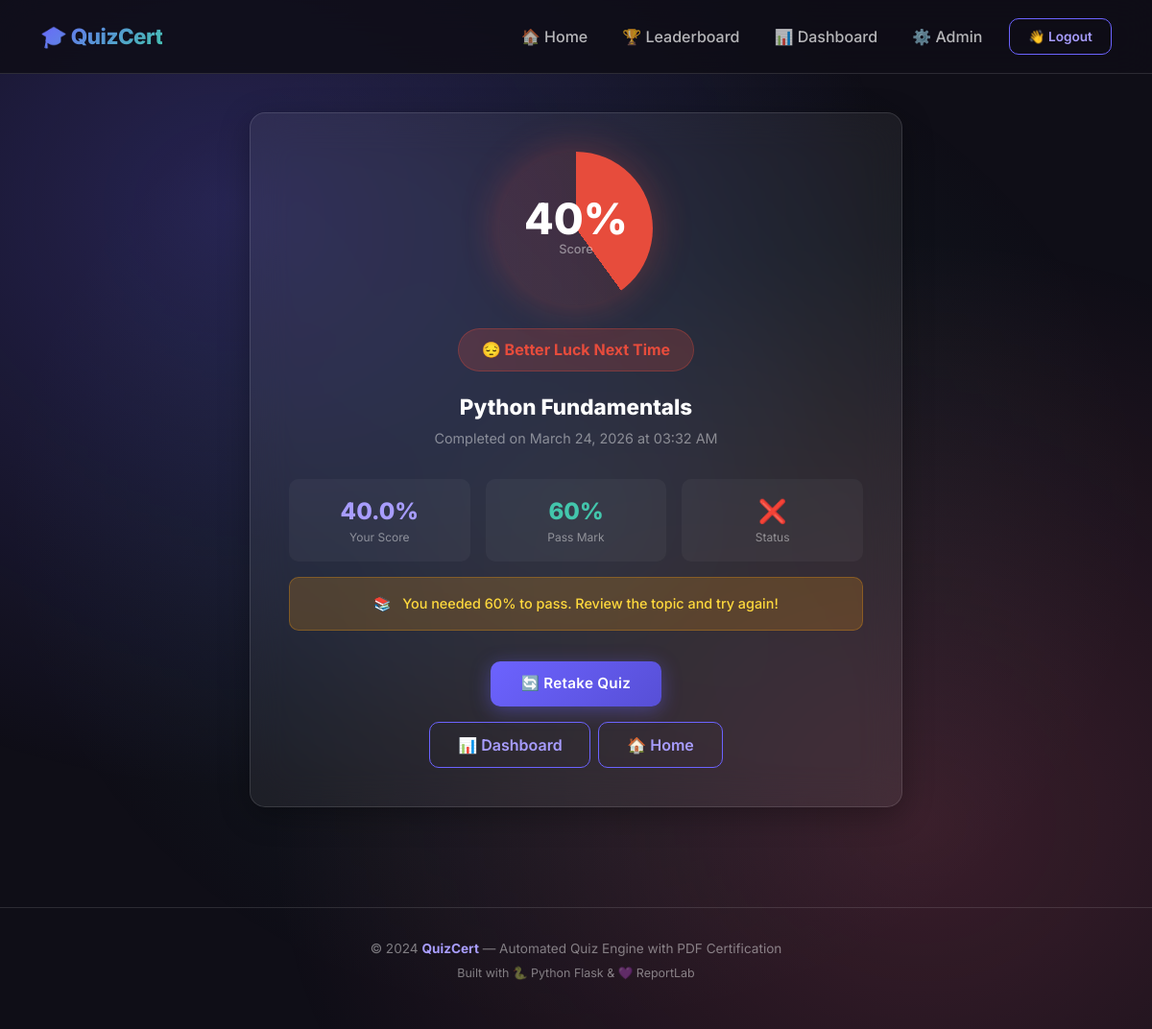
Page /result/1 (signed in) on the committed database.
### app.py (models this page shows)
class Result(db.Model):
    __tablename__ = 'results'
    id             = db.Column(db.Integer, primary_key=True)
    user_id        = db.Column(db.Integer, db.ForeignKey('users.id'), nullable=False)
    quiz_id        = db.Column(db.Integer, db.ForeignKey('quizzes.id'), nullable=False)
    score          = db.Column(db.Float, nullable=False)      # percentage
    passed         = db.Column(db.Boolean, default=False)
    certificate_id = db.Column(db.String(36), unique=True, nullable=True)
    taken_at       = db.Column(db.DateTime, default=datetime.datetime.utcnow)

class Quiz(db.Model):
    __tablename__ = 'quizzes'
    id            = db.Column(db.Integer, primary_key=True)
    title         = db.Column(db.String(200), nullable=False)
    description   = db.Column(db.Text, default='')
    passing_score = db.Column(db.Integer, default=60)   # percentage
    time_limit    = db.Column(db.Integer, default=600)  # seconds (0 = no limit)
    created_at    = db.Column(db.DateTime, default=datetime.datetime.utcnow)
    questions = db.relationship('Question', backref='quiz', lazy=True,
                                cascade='all, delete-orphan')
    results   = db.relationship('Result',   backref='quiz', lazy=True,
                                cascade='all, delete-orphan')

### app.py (the view)
@app.route('/result/<int:result_id>')
@login_required
def result(result_id):
    r    = db.get_or_404(Result, result_id)
    user = current_user()
    if r.user_id != user.id and not user.is_admin:
        abort(403)
    return render_template('result.html', result=r,
                           quiz=r.quiz, user=r.user)

### app.py (called while the page is built)
def login_required(f):
    from functools import wraps
    @wraps(f)
    def decorated(*args, **kwargs):
        if 'user_id' not in session:
            flash('Please log in to continue.', 'warning')
            return redirect(url_for('login'))
        return f(*args, **kwargs)
    return decorated

def current_user():
    if 'user_id' in session:
        return db.session.get(User, session['user_id'])
    return None

@app.context_processor
def inject_user():
    return dict(current_user=current_user())

### templates/result.html (shortened to what this page needs)
{% extends 'base.html' %}
{% block content %}
<div class="container p-page" style="max-width:680px;">
    <div class="glass-card" style="padding:2.5rem; text-align:center;">
        <div class="result-circle {% if result.passed %}pass{% else %}fail{% endif %}" id="resultCircle"
            data-score="{{ result.score }}" style="margin-bottom:1.5rem;">
            <div class="result-score">{{ result.score|int }}%</div>
            <div class="result-label">Score</div>
        </div>
        <div class="result-badge {% if result.passed %}pass{% else %}fail{% endif %}">
            {% if result.passed %}
            🎉 Congratulations! You Passed!
            {% else %}
            😔 Better Luck Next Time
            {% endif %}
        </div>
        <h1 style="font-size:1.4rem; font-weight:800; margin-bottom:0.5rem;">{{ quiz.title }}</h1>
        <p style="color:var(--text-muted); font-size:0.9rem;">
            Completed on {{ result.taken_at.strftime('%B %d, %Y at %I:%M %p') }}
        </p>
        <div class="row g-3 mt-2 mb-3">
            <div class="col-4">
                <div style="padding:1rem; background:rgba(255,255,255,0.04); border-radius:var(--radius-sm);">
                    <div style="font-size:1.5rem; font-weight:800; color:var(--primary-light);">{{ result.score }}%
                    </div>
                    <div style="font-size:0.75rem; color:var(--text-muted);">Your Score</div>
                </div>
            </div>
            <div class="col-4">
                <div style="padding:1rem; background:rgba(255,255,255,0.04); border-radius:var(--radius-sm);">
                    <div style="font-size:1.5rem; font-weight:800; color:var(--accent);">{{ quiz.passing_score }}%</div>
                    <div style="font-size:0.75rem; color:var(--text-muted);">Pass Mark</div>
                </div>
            </div>
            <div class="col-4">
                <div style="padding:1rem; background:rgba(255,255,255,0.04); border-radius:var(--radius-sm);">
                    <div style="font-size:1.5rem; font-weight:800;
                      color:{% if result.passed %}var(--accent){% else %}#e74c3c{% endif %};">
                        {% if result.passed %}✅{% else %}❌{% endif %}
                    </div>
                    <div style="font-size:0.75rem; color:var(--text-muted);">Status</div>
                </div>
            </div>
        </div>
        {% if result.passed %}
        <div class="certificate-preview-card mt-3">
            <div class="cert-emoji animate-float">🏆</div>
            <div class="cert-title">Certificate of Achievement</div>
            <div class="cert-subtitle">Awarded to</div>
            <div class="cert-name">{{ user.name }}</div>
            <div class="cert-info">for successfully completing <strong>{{ quiz.title }}</strong><br />
                with a score of <strong style="color:var(--accent);">{{ result.score }}%</strong>
            </div>
            <div class="cert-id">ID: {{ result.certificate_id }}</div>
        </div>
        <a href="{{ url_for('download_certificate', result_id=result.id) }}" class="btn-accent-custom mt-3"
            style="justify-content:center;">
            📥 Download PDF Certificate
        </a>
        <p class="text-small mt-2" style="color:var(--text-muted);">
            Share your achievement! Verify at:
            <code style="color:var(--primary-light);">/certificate/verify/{{ result.certificate_id[:8] }}...</code>
        </p>
        {% else %}
        <div class="alert-custom alert-warning mt-3" style="justify-content:center;">
            <span>📚</span>
            <span>You needed {{ quiz.passing_score }}% to pass. Review the topic and try again!</span>
        </div>
        <a href="{{ url_for('quiz', quiz_id=quiz.id) }}" class="btn-primary-custom mt-3"
            style="justify-content:center;">
            🔄 Retake Quiz
        </a>
        {% endif %}
        <div class="d-flex gap-2 justify-center mt-3 flex-wrap">
            <a href="{{ url_for('dashboard') }}" class="btn-outline-custom">📊 Dashboard</a>
            <a href="{{ url_for('index') }}" class="btn-outline-custom">🏠 Home</a>
        </div>
    </div>
</div>
{% endblock %}

### static/css/style.css (style rules this page uses)
:root { --primary: #6C63FF; --primary-dark: #574fd6; --primary-light: #a89dff; --secondary: #FF6584; --accent: #43C6AC; --success: #28a745; --danger: #e74c3c; --warning: #f39c12; --dark: #0f0e17; --dark-2: #1a1a2e; --dark-3: #16213e; --card-bg: rgba(255,255,255,0.06); --card-border: rgba(255,255,255,0.12); --text-primary: #ffffff; --text-secondary: rgba(255,255,255,0.7); --text-muted: rgba(255,255,255,0.45); --radius: 16px; --radius-sm: 10px; --shadow: 0 8px 32px rgba(0,0,0,0.3); --shadow-lg: 0 20px 60px rgba(0,0,0,0.5); --transition: all 0.3s cubic-bezier(0.4, 0, 0.2, 1); }
*, *::before, *::after { box-sizing: border-box; margin: 0; padding: 0; }
body { font-family: 'Inter', sans-serif; background: var(--dark); color: var(--text-primary); min-height: 100vh; overflow-x: hidden; }
body::before { content: ''; position: fixed; inset: 0; background: radial-gradient(ellipse at 20% 20%, rgba(108,99,255,0.25) 0%, transparent 50%), radial-gradient(ellipse at 80% 80%, rgba(255,101,132,0.18) 0%, transparent 50%), radial-gradient(ellipse at 50% 50%, rgba(67,198,172,0.1) 0%, transparent 70%); pointer-events: none; z-index: 0; }
.glass-card { background: var(--card-bg); backdrop-filter: blur(20px); border: 1px solid var(--card-border); border-radius: var(--radius); box-shadow: var(--shadow); transition: var(--transition); }
.btn-primary-custom { background: linear-gradient(135deg, var(--primary), var(--primary-dark)); color: #fff; border: none; border-radius: var(--radius-sm); padding: 0.75rem 2rem; font-weight: 600; font-size: 0.95rem; letter-spacing: 0.3px; cursor: pointer; transition: var(--transition); box-shadow: 0 4px 20px rgba(108,99,255,0.4); display: inline-flex; align-items: center; gap: 0.5rem; text-decoration: none; }
.btn-outline-custom { background: transparent; color: var(--primary-light); border: 1px solid var(--primary); border-radius: var(--radius-sm); padding: 0.7rem 1.8rem; font-weight: 600; cursor: pointer; transition: var(--transition); text-decoration: none; display: inline-flex; align-items: center; gap: 0.5rem; }
.result-circle { width: 160px; height: 160px; border-radius: 50%; display: flex; flex-direction: column; align-items: center; justify-content: center; margin: 0 auto 1.5rem; position: relative; }
.result-circle.fail { background: conic-gradient(var(--danger) 0%, rgba(231,76,60,0.2) 0%); box-shadow: 0 0 40px rgba(231,76,60,0.3); }
.result-score { font-size: 2.8rem; font-weight: 800; line-height: 1; }
.result-label { font-size: 0.8rem; color: var(--text-muted); font-weight: 500; }
.result-badge { display: inline-flex; align-items: center; gap: 0.5rem; padding: 0.6rem 1.5rem; border-radius: 50px; font-weight: 700; font-size: 1rem; margin-bottom: 1.5rem; }
.result-badge.fail { background: rgba(231,76,60,0.2); color: #e74c3c; border: 1px solid rgba(231,76,60,0.3); }
.alert-custom { padding: 1rem 1.25rem; border-radius: var(--radius-sm); margin-bottom: 1rem; display: flex; align-items: center; gap: 0.75rem; font-size: 0.9rem; font-weight: 500; animation: slideDown 0.3s ease; }
.alert-warning { background: rgba(243,156,18,0.2); border: 1px solid rgba(243,156,18,0.3); color: #ffd93d; }
.mt-2 { margin-top: 1rem; }
.mt-3 { margin-top: 1.5rem; }
.mb-3 { margin-bottom: 1.5rem; }
.p-page { padding: 2.5rem 0; }
.d-flex { display: flex; }
.justify-center { justify-content: center; }
.gap-2 { gap: 1rem; }
.flex-wrap { flex-wrap: wrap; }

### rows in the picture
Result: score "40", taken_at "March 24, 2026 at 03:32 AM", score "40.0"
Quiz: title "Python Fundamentals", passing_score "60"
